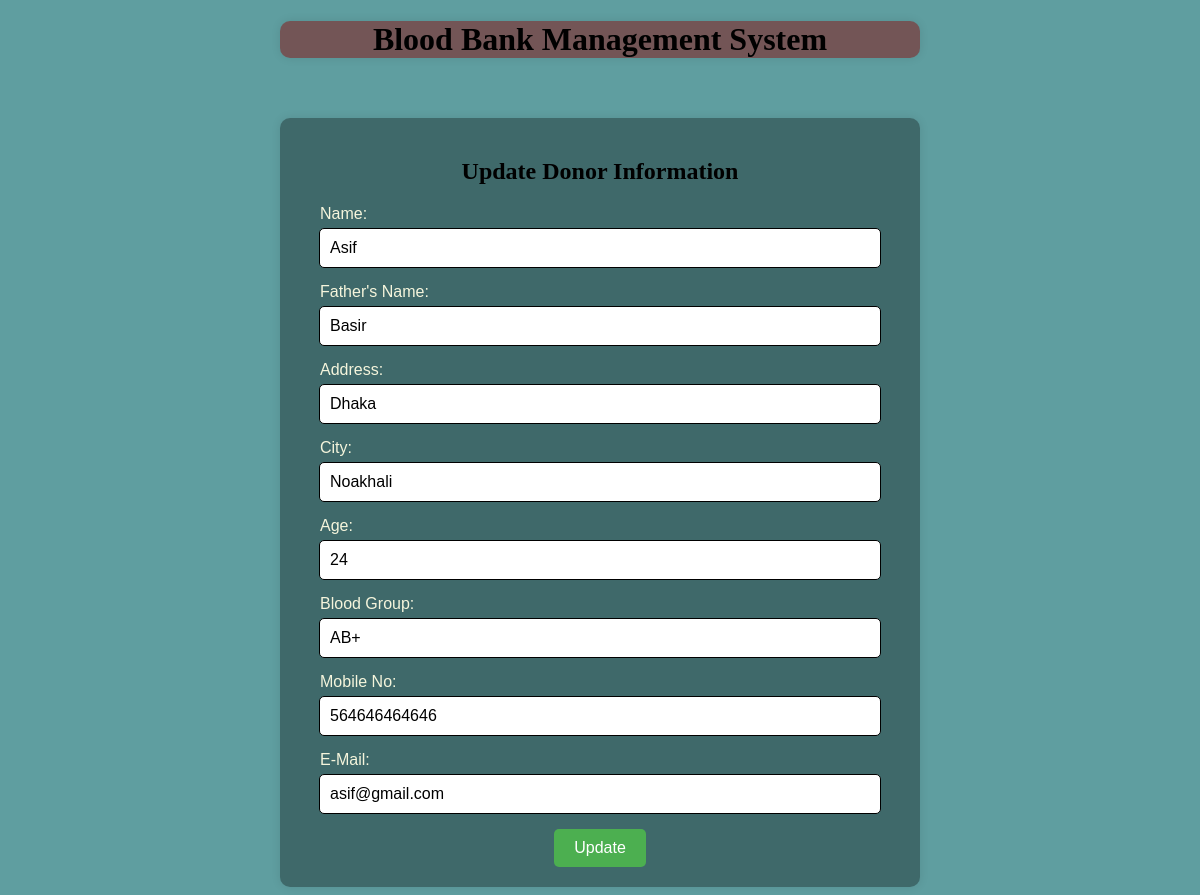
The page /user-update.php?id=5 (signed in) on the database its author committed.
### tables this page shows
CREATE TABLE `donor_registration` (
  `id` int(50) NOT NULL,
  `name` varchar(50) DEFAULT NULL,
  `fname` varchar(50) DEFAULT NULL,
  `address` varchar(250) DEFAULT NULL,
  `city` varchar(50) DEFAULT NULL,
  `age` varchar(25) DEFAULT NULL,
  `bgroup` varchar(20) DEFAULT NULL,
  `email` varchar(200) DEFAULT NULL,
  `mno` varchar(20) DEFAULT NULL
);

### user-update.php (the view, shortened to what this page needs)
<?php
require "connection.php";
$id = $_GET['id'];
$sql = "SELECT * FROM `donor_registration` WHERE `id` = $id";
$result = mysqli_query($conn, $sql);
$row = mysqli_fetch_assoc($result);
?>
<!DOCTYPE html>
<html lang="en">
<head>
    <link rel="stylesheet" type="text/css" href="update.css">
</head>
<body>
<header class="header">
<center><div class="container"><h1 class="logo">Blood Bank Management System</h1></div></center>
</header>
<br>
<center>
    <div class="form-container">
        <h2>Update Donor Information</h2>
        <form method="post" action="">
            <label for="name" style=" text-align: left; margin-left: 20px;" >Name:</label>
            <input type="text" name="name" value="<?php echo $row['name']; ?>"><br>
            <label for="fname" style=" text-align: left; margin-left: 20px;">Father's Name:</label>
            <input type="text" name="fname" value="<?php echo $row['fname']; ?>"><br>
            <label for="address" style=" text-align: left; margin-left: 20px;">Address:</label>
            <input type="text" name="address" value="<?php echo $row['address']; ?>"><br>
            <label for="city" style=" text-align: left; margin-left: 20px;">City:</label>
            <input type="text" name="city" value="<?php echo $row['city']; ?>"><br>
            <label for="age" style=" text-align: left; margin-left: 20px;">Age:</label>
            <input type="text" name="age" value="<?php echo $row['age']; ?>"><br>
            <label for="bgroup" style=" text-align: left; margin-left: 20px;">Blood Group:</label>
            <input type="text" name="bgroup" value="<?php echo $row['bgroup']; ?>"><br>
            <label for="mno" style=" text-align: left; margin-left: 20px;">Mobile No:</label>
            <input type="text" name="mno" value="<?php echo $row['mno']; ?>"><br>
            <label for="email" style=" text-align: left; margin-left: 20px;">E-Mail:</label>
            <input type="text" name="email" value="<?php echo $row['email']; ?>"><br>
            <input type="submit" value="Update">
        </form>
    </div>
</center>
</body>
</html>

### update.css (style rules this page uses)
body { background-color: cadetblue; }
form { margin: 0; padding: 0; border: none; font-size: 16px; font-family: Arial, sans-serif; }
.form-container { width: 70%; max-width: 600px; padding: 20px; background-color: #00000056; border-radius: 10px; margin-top: 20px; box-shadow: 0 0 10px rgba(0, 0, 0, 0.1); }
label { display: block; margin-bottom: 5px; color: beige; }
input[type="text"], input[type="password"] { width: 90%; padding: 10px; margin-bottom: 15px; border: 1px solid #000000; border-radius: 5px; font-size: 16px; }
input[type="submit"] { background-color: #4CAF50; color: white; padding: 10px 20px; border: none; border-radius: 5px; cursor: pointer; font-size: 16px; }
.form-container { margin-top: 20px; }
.container { max-width: 600px; max-height: 1200px; margin: 0 auto; padding: 0 20px; background-color: rgba(139, 0, 0, 0.463); border-radius: 10px; box-shadow: 0 0 10px rgba(0, 0, 0, 0.1); }

### rows shown on the page
donor_registration: name "Asif", fname "Basir", address "Dhaka", city "Noakhali", age "24", bgroup "AB+", mno "564646464646", email "asif@gmail.com"
